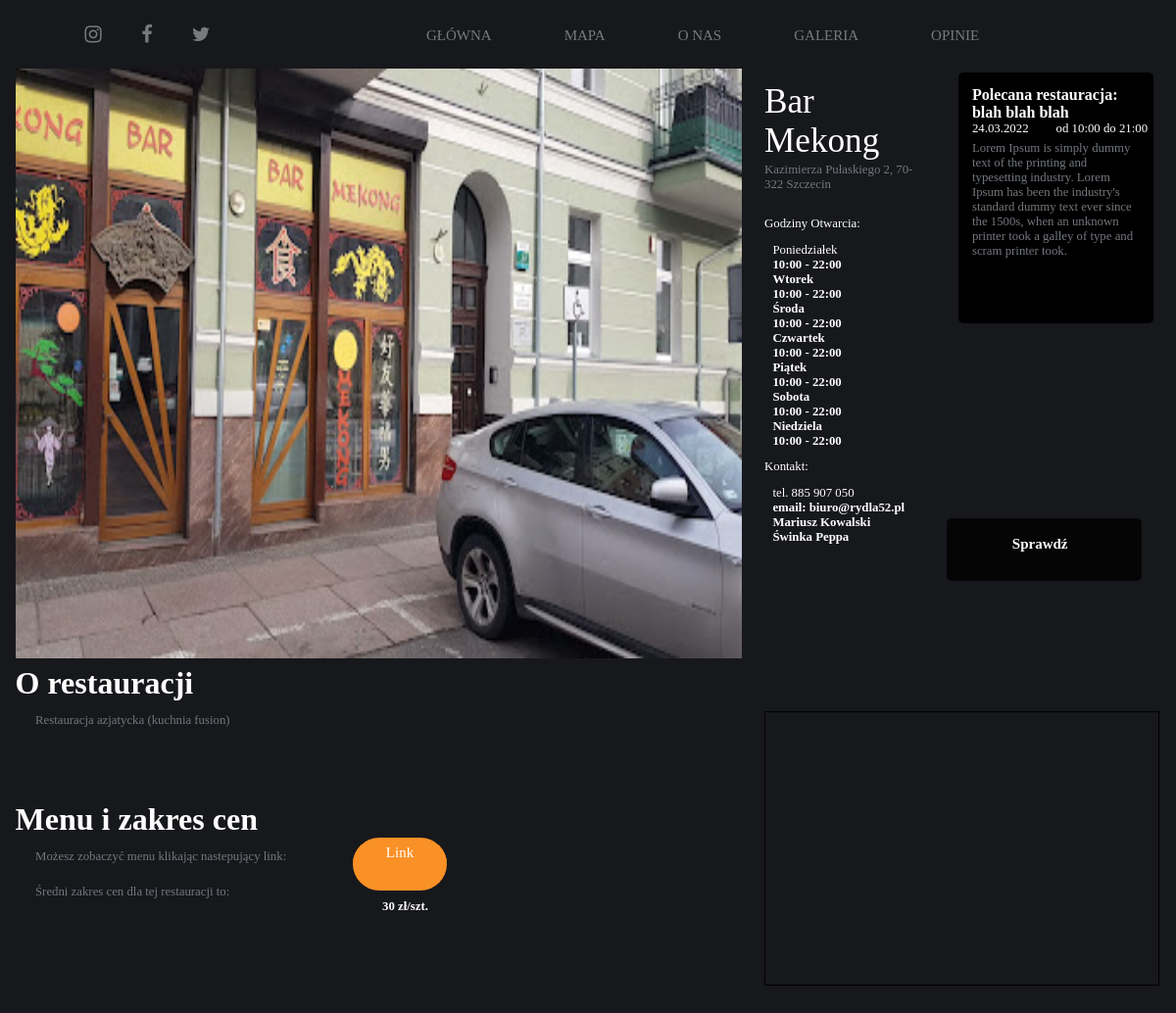
Page /restaurant/25 on the committed database.
### app/models.py (models this page shows)
class Restaurant(models.Model):
    id = models.IntegerField(primary_key=True)
    name = models.CharField(max_length=50)
    address = models.CharField(max_length=50)
    rating = models.IntegerField()
    created_at = models.DateTimeField(auto_now_add=True)
    updated_at = models.DateTimeField(auto_now=True)
    price = models.IntegerField()
    description = models.CharField(max_length=100)
    district = models.CharField(max_length=50)
    image = models.ImageField(blank=True)
    category = models.ForeignKey(Categorie, on_delete=models.CASCADE, default=True, null=False)
    x = models.CharField(max_length=100)
    y = models.CharField(max_length=100)

### app/views.py (the view)
# urls.py: path('restaurant/<str:res_id>', restaurant, name="restaurant"),
def restaurant(request: HttpRequest, res_id) -> HttpResponse:
    r = Restaurant.objects.get(id=res_id)
    context = {
        'restaurant': r
    }
    return render(request, 'sub_restaurant.html', context)

### app/templates/sub_restaurant.html (shortened to what this page needs)
{% extends "base.html" %}
{% load static %}
{% block content %}
    <div class="left_side">
        <div class = "left_img">
        <img src="{{ restaurant.image.url }}" id="l_img">
        </div>
        <div class="bottom_left">
            <h2 class="sub_title2">O restauracji</h2>
            <p class="text3">{{ restaurant.description }}</p>
            <h2 class="sub_title3">Menu i zakres cen</h2>
            <p class="sub_text">Możesz zobaczyć menu klikając nastepujący link:</p>
            <p class="sub_text" style="margin-top: 4%;">Średni zakres cen dla tej restauracji to:</p>
            <a href="" id="link_a" ><div class="button_check"><p id="przycisk_link" style="background-color:#fa9127">Link</p></div></a>
            <p class="prices">{{ restaurant.price }} zł/szt.</p>
        </div>
    </div>
    <div class="right_side">
        <div class ="left_right_side">
            <h1 id="restaurant_name">{{ restaurant.name }}</h1>
            <p id="restaurant_adress">{{ restaurant.address }}</p>
            <h3 id="restaurant_time">
                Godziny Otwarcia:
            </h3>
                <p class="day-n-our1">
                    Poniedziałek
                </p>
                <p class="day-n-our">
                    10:00 - 22:00
                </p>
                <p class="day-n-our">
                    Wtorek
                </p>
                <p class="day-n-our">
                    10:00 - 22:00
                </p>
                <p class="day-n-our">
                    Środa
                </p>
                <p class="day-n-our">
                    10:00 - 22:00
                </p>
                <p class="day-n-our">
                    Czwartek
                </p>
                <p class="day-n-our">
                    10:00 - 22:00
                </p>
                <p class="day-n-our">
                    Piątek
                </p>
                <p class="day-n-our">
                    10:00 - 22:00
                </p>
                <p class="day-n-our">
                    Sobota
                </p>
                <p class="day-n-our">
                    10:00 - 22:00
                </p>
                <p class="day-n-our">
                    Niedziela
                </p>
                <p class="day-n-our">
                    10:00 - 22:00
                </p>
                <p class="contact">
                    Kontakt:
                </p>
                <p class="day-n-our1">
                    tel. 885 907 050
                </p>
                <p class="day-n-our">
                    email: biuro@rydla52.pl
                </p>
                <p class="day-n-our">
                    Mariusz Kowalski
                </p>
                <p class="day-n-our">
                    Świnka Peppa
                </p>
        </div>
        <div class ="right_right_side">
            <div class ="baner_reklamowy">
                <div class="gorny_blok" style="background-color:black">
                    <h2 id="polecane_nazwa">Polecana restauracja: blah blah blah</h2>
                    <p class="podtekst" style="background-color:black">24.03.2022</p>
                    <p class="podtekst2" style="background-color:black">od 10:00 do 21:00</p>
                    <p class="text2" style="background-color:black">Lorem Ipsum is simply dummy text of the printing and typesetting industry. Lorem Ipsum has been the industry's standard dummy text ever since the 1500s, when an unknown printer took a galley of type and scram printer took.</p>
                </div>
                <div class="przycisko_blok">
                    <a href="restaurant.html" id="link" ><p class="sprzawdz">Sprawdź</p></a>
                </div>
            </div>
        </div>
        <div class ="map_section">
            <iframe width="100%" height="100%" src="https://www.openstreetmap.org/export/embed.html?bbox={{ restaurant.y }}%2C{{ restaurant.x }}%2C{{ restaurant.y }}%2C{{ restaurant.x }}&amp;layer=mapnik&amp;marker={{ restaurant.x }}%2C{{ restaurant.y }}" style="border: 1px solid black"></iframe><br/>
        </div>
    </div>
{% endblock %}

### app/static/css/main.css (style rules this page uses)
* { margin: 0; padding: 0; box-sizing: border-box; font-family: Sansation; background-color: #17181c; overflow-x: hidden; }
a { color: #78797d; text-decoration: none; margin-left: 20px; margin-top: 20px; font-size: 15px; transition: color ease-out .3s; }
.left_side { background-color: #17181c; float: left; height: 130vh; width: 65%; }
.right_side { background-color: #17181c; float: left; height: 130vh; width: 35%; margin-top: 1%; }
.left_img { float: left; width: 100%; margin-top: 2%; margin-left: 2%; height: 60%; }
#l_img { float: left; width: 95%; height: 100%; }
.left_right_side { float: left; width: 40%; height: 600px; margin-top: 40px; }
.right_right_side { float: left; width: 60%; height: 80vh; }
.button_check { position: absolute; background-color: #fa9127; width: 8%; height: 5%; border-radius: 50px; left: 30%; text-align: center; }
#link_a { color: white; }
#przycisk_link { margin-top: 8%; }
.prices { font-size: 80%; color: white; font-weight: bold; position: relative; top: 16%; left: 50%; }
#restaurant_name { color: white; font-size: 220%; font-weight: normal; font-family: Sansation Light; }
#restaurant_adress { font-size: 80%; color: #73777D; font-weight: normal; margin-top: 1%; }
#restaurant_time { font-size: 80%; color: white; font-weight: normal; margin-top: 15%; }
.day-n-our1 { font-size: 80%; color: white; font-family: Sansation Light; margin-top: 7%; margin-left: 5%; }
.day-n-our { font-size: 80%; color: white; font-family: Sansation Light; margin-left: 5%; font-weight: bold; }
.contact { font-size: 80%; color: white; font-weight: normal; margin-top: 7%; }
.bottom_left { float: left; width: 100%; height: 35vh; }
.text3 { font-size: 80%; color: #73777D; font-family: Sansation Light; margin-top: 1%; margin-left: 3%; position: absolute; width: 60%; }
.sub_title3 { color: white; font-size: 200%; font-weight: normal; font-family: Sansation Light; font-weight: bold; margin-left: 2%; margin-top: 13%; }
.sub_title2 { color: white; font-size: 200%; font-weight: normal; font-family: Sansation Light; font-weight: bold; margin-left: 2%; margin-top: 1%; }
.sub_text { font-size: 80%; color: #73777D; font-family: Sansation Light; margin-top: 1%; margin-left: 3%; position: absolute; width: 60%; }
.map_section { float: right; height: 35vh; width: 96%; background-color: #fa9127; margin-top: 10%; margin-right: 4%; background-position: center; background-size: cover ; }
.baner_reklamowy { position: relative; width: 93%; height: 80vh; float: left; background-position: center; background-repeat: no-repeat; background-size: cover; border-radius: 7px; }
.gorny_blok { width: 85%; height: 40%; margin-top: 30px; margin-left: 30px; background-color: rgba(0, 0, 0, 0.8); border-radius: 5px; position: relative; }
.przycisko_blok { width: 85%; height: 10%; margin-top: 85%; margin-left: 7.5%; background-color: rgba(0, 0, 0, 0.8); border-radius: 5px; position: absolute; text-align: center; }
.sprzawdz { color: #FFFFFF; background-color: transparent; font-size: 100%; font-weight: bold; font-family: Sansation; position: relative; width: 86%; margin-left: 5%; }
#polecane_nazwa { color: #FFFFFF; background-color: transparent; font-size: 100%; font-weight: bold; font-family: Sansation; position: absolute; margin-top: 7%; margin-left: 7%; width: 86%; }
.podtekst { font-size: 80%; color: white; font-family: Sansation Light; margin-top: 25%; margin-left: 7%; position: absolute; }
.podtekst2 { font-size: 80%; color: white; font-family: Sansation Light; margin-top: 25%; margin-left: 50%; position: absolute; }
.text2 { font-size: 80%; color: #73777D; font-family: Sansation Light; margin-top: 35%; margin-left: 7%; position: absolute; width: 85%; }

### rows in the picture
Restaurant: image (picture), description "Restauracja azjatycka (kuchnia fusion)", price "30", name "Bar Mekong", address "Kazimierza Pułaskiego 2, 70-322 Szczecin"
